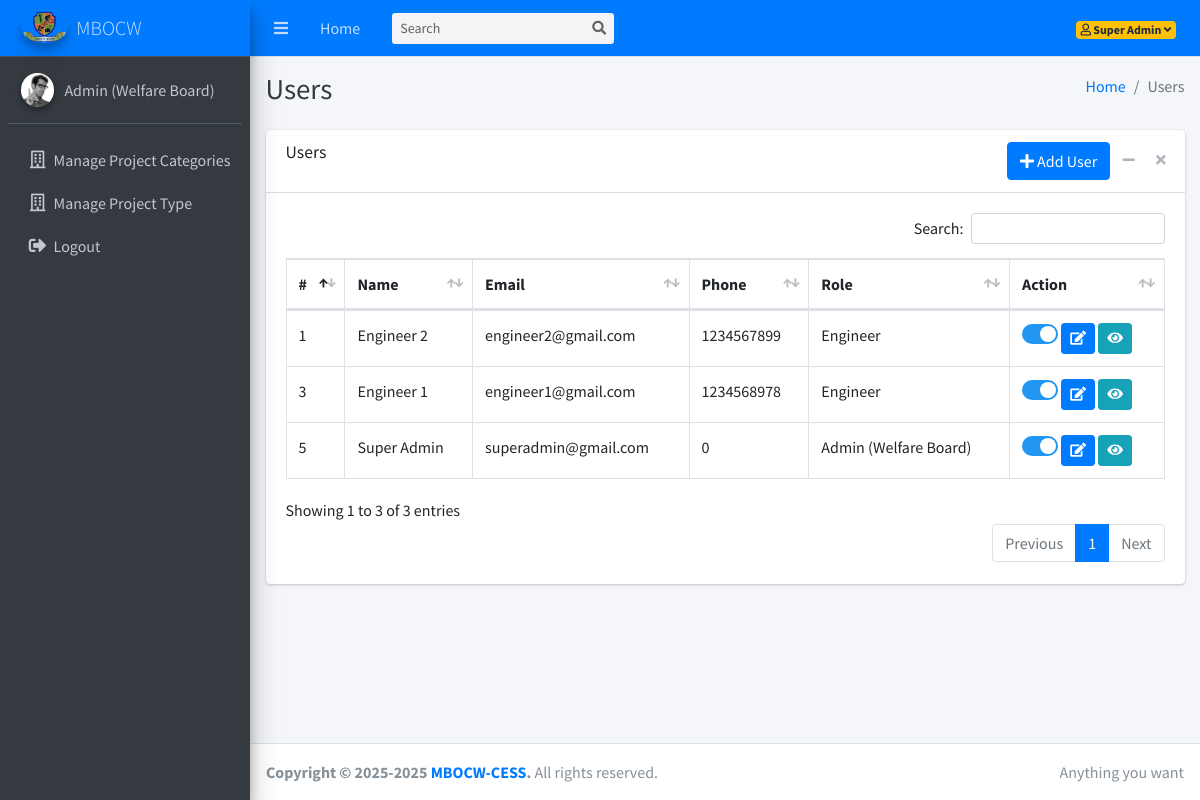
The app's page /dashboard/users.php (signed in), older data.
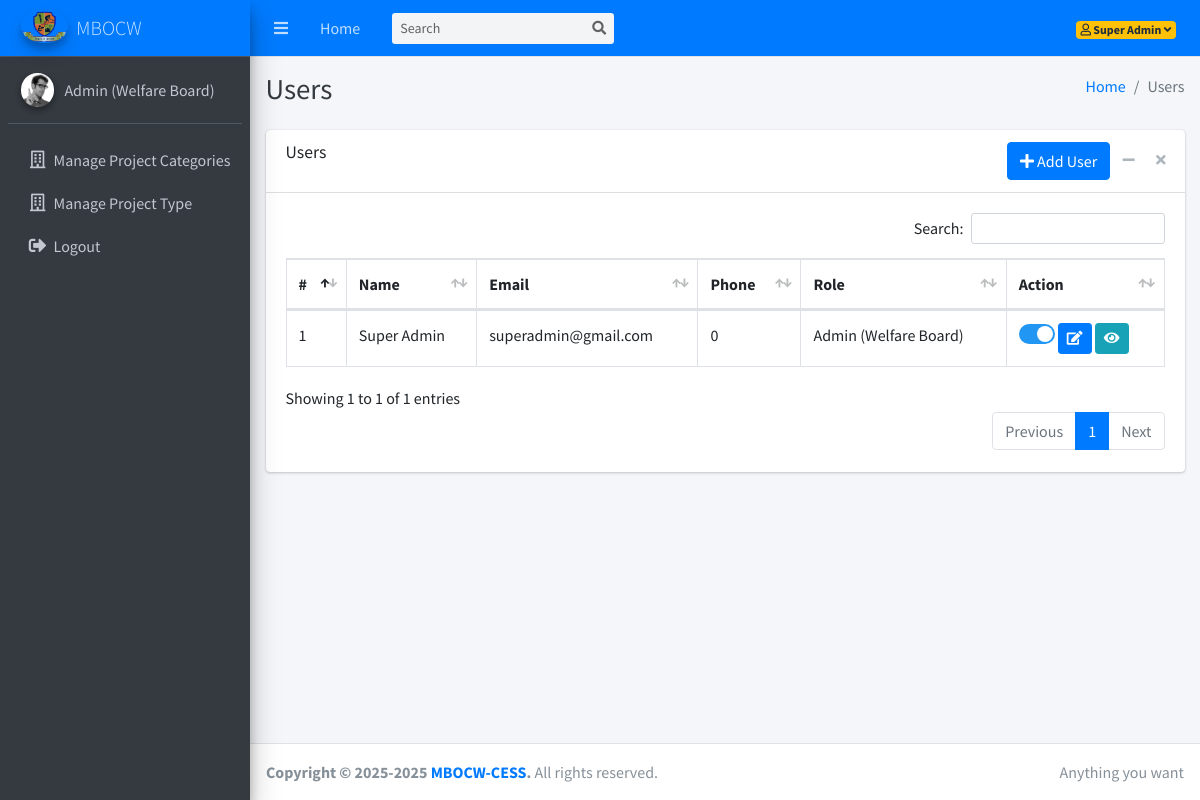
The same page, newer data.
### tables this page shows
CREATE TABLE IF NOT EXISTS `users` (
  `id` int NOT NULL AUTO_INCREMENT,
  `name` varchar(255) NOT NULL,
  `email` text NOT NULL,
  `password` text NOT NULL,
  `phone` int NOT NULL,
  `gender` enum('M','F','O') NOT NULL,
  `state_id` int NOT NULL,
  `district_id` int NOT NULL,
  `taluka_id` int NOT NULL,
  `village_id` int NOT NULL,
  `address` text NOT NULL,
  `role` int NOT NULL,
  `gstn` varchar(20) NOT NULL,
  `pancard` varchar(10) NOT NULL,
  `aadhaar` varchar(12) NOT NULL,
  `is_active` int NOT NULL,
  `created_at` datetime NOT NULL DEFAULT CURRENT_TIMESTAMP,
  PRIMARY KEY (`id`)
);

CREATE TABLE IF NOT EXISTS `roles` (
  `id` int NOT NULL AUTO_INCREMENT,
  `name` varchar(255) NOT NULL,
  `description` text NOT NULL,
  PRIMARY KEY (`id`)
);

### dashboard/users.php (the view, shortened to what this page needs)
<!DOCTYPE html>
<html lang="en">
<head>
  <link rel="stylesheet" href="../plugins/fontawesome-free/css/all.min.css">
  <link rel="stylesheet" href="../plugins/datatables-bs4/css/dataTables.bootstrap4.min.css">
  <link rel="stylesheet" href="../plugins/datatables-responsive/css/responsive.bootstrap4.min.css">
  <link rel="stylesheet" href="../dist/css/adminlte.min.css">
</head>
<body class="hold-transition sidebar-mini">
<div class="wrapper">
  <?php include('includes/navbar.php'); ?>
  <?php include('includes/sidebar.php'); ?>
  <div class="content-wrapper">
    <div class="content-header">
      <div class="container-fluid">
        <div class="row mb-2">
          <div class="col-sm-6">
            <h1 class="m-0 text-dark">Users</h1>
          </div>
          <div class="col-sm-6">
            <ol class="breadcrumb float-sm-right">
              <li class="breadcrumb-item"><a href="#">Home</a></li>
              <li class="breadcrumb-item active">Users</li>
            </ol>
          </div>
        </div>
      </div>
    </div>
    <div class="content">
        <div class="container-fluid">
            <div class="card">
            <div class="card-header">
                <h3 class="card-title">Users</h3>
                <div class="card-tools">
                    <a href="add-local-authority.php" class="btn btn-primary" ><i class="fas fa-plus"></i> Add User</a>
                    <button type="button" class="btn btn-tool" data-card-widget="collapse" data-toggle="tooltip" title="Collapse"><i class="fas fa-minus"></i></button>
                    <button type="button" class="btn btn-tool" data-card-widget="remove" data-toggle="tooltip" title="Remove"><i class="fas fa-times"></i></button>
                </div>
            </div>
            <div class="card-body">
                <table id="example1" class="table table-bordered">
                    <thead>
                        <tr>
                            <th>#</th>
                            <th>Name</th>
                            <th>Email</th>
                            <th>Phone</th>
                            <th>Role</th>
                            <th>Action</th>
                        </tr>
                    </thead>
                    <tbody>
                        <?php
                        $sql = "
                            SELECT
                                u.id, u.name, u.email, u.phone, u.is_active, u.role,
                                r.name AS role_name
                            FROM users u
                            LEFT JOIN roles r ON r.id = u.role
                            ORDER BY u.id DESC
                        ";
                        $result = mysqli_query($conn, $sql);
                        $sr = 1;
                        if (mysqli_num_rows($result) > 0) {
                            while ($row = mysqli_fetch_assoc($result)) {
                                $isActive = ($row['is_active'] == 1) ? 'checked' : '';
                                $statusText = ($row['is_active'] == 1) ? 'Active' : 'Inactive';
                                echo "<tr>";
                                echo "<td>".$sr++."</td>";
                                echo "<td>".htmlspecialchars($row['name'])."</td>";
                                echo "<td>".htmlspecialchars($row['email'])."</td>";
                                echo "<td>".htmlspecialchars($row['phone'])."</td>";
                                echo "<td>".htmlspecialchars($row['role_name'])."</td>";
                                echo "<td>
                                        <label class='switch' title='$statusText'><input type='checkbox' data-id='{$row['id']}' id='activeToggle' onclick='return confirm(\"Are you sure you want to perform this action?\");' {$isActive}><span class='slider round'></span></label>
                                        <a href='edit-user.php?id=".$row['id']."' class='btn btn-sm btn-primary'><i class='fas fa-edit'></i></a>
                                        <a href='view-user.php?id=".$row['id']."' class='btn btn-sm btn-info' ><i class='fas fa-eye'></i></a>
                                    </td>";
                                echo "</tr>";
                                $sr++;
                            }
                        } else {
                            echo "<tr><td colspan='6' class='text-center'>No Users found</td></tr>";
                        }
                        ?>
                    </tbody>
                </table>
            </div>
          </div>
        </div>
    </div>
  </div>
  <?php include('includes/footer.php'); ?>
</div>
</body>
</html>

Row changes from the older to the newer data that the page shows:
removed users: name "Engineer 2", email "engineer2@gmail.com", phone "1234567899", roles.name "Engineer"
removed users: name "Engineer 1", email "engineer1@gmail.com", phone "1234568978", roles.name "Engineer"
Text that changed along with them:
text written by a page script: "Search: Showing 1 to 3 of 3 entries Previous 1 Next" → "Search: Showing 1 to 1 of 1 entries Previous 1 Next"
